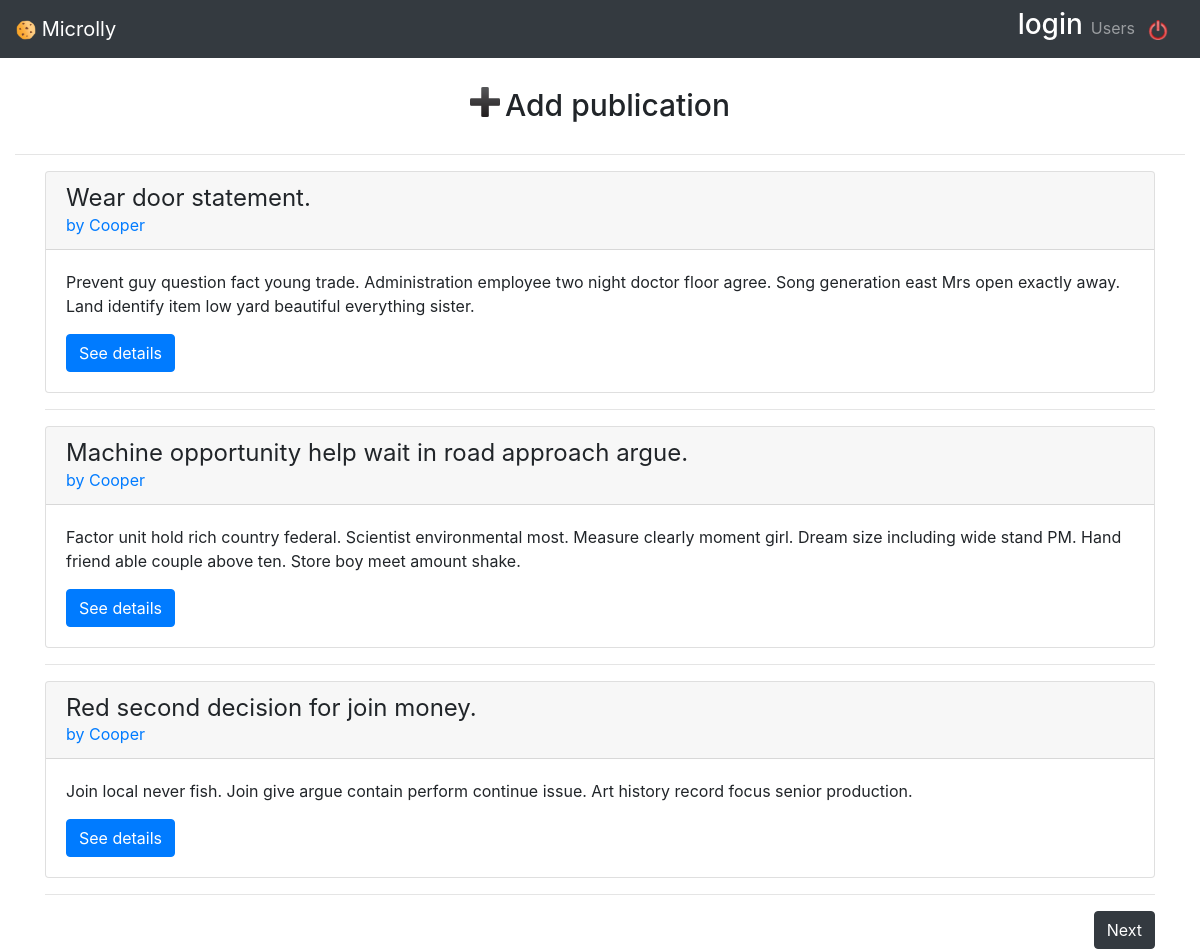
/Users/Cooper/ (signed in), run on the app's committed database.
### models.py (models this page shows)
class BaseModel(Model):
    class Meta:
        database = database

class User(BaseModel,UserMixin):
    username = CharField(max_length=20)
    password = CharField()
    first_name = CharField(max_length=20)
    last_name = CharField(max_length=20)
    email = CharField(max_length=20)
    created_at = DateTimeField(default=datetime.datetime.now)

class Publication(BaseModel):
    title = CharField(max_length=50)
    body = TextField()
    created_date = CharField(default=datetime.datetime.now)
    update_date = CharField(default=datetime.datetime.now)
    user_created = ForeignKeyField(User, backref="publications")

### app.py (the view)
@app.route('/')
@app.route('/Publications')
@app.route('/Users/<username>/') #username plutôt que id parce que c'est mieux de voir le username dans le lien
@login_required
def publication(username=None):
    if username:                          #si on lui passe un username en param
        user=User.select().where(User.username==username).get() #on sélectionne le user
        publications=Publication.select().where(Publication.user_created==user.id).order_by(Publication.created_date.desc()) #on prend la liste de ses publi
    else:                                  # si on lui passe pas de username
        publications = Publication.select().order_by(Publication.created_date.desc())  #on prend la liste de toutes les publi
    if publications.count()==0:
        flash("Aucune publication trouvée")
    return object_list('publications/list.html', publications, paginate_by=3,check_bounds=False)

### app.py (called while the page is built)
@login_manager.user_loader
def load_user(user_id):
    return User.get(user_id)

### templates/publications/list.html (shortened to what this page needs)
{% extends 'base.html' %}
{% block body %}
    {% for sub_pub in object_list | batch(1, None) %}
        <div class="card-deck">
            {% for publication in sub_pub %}
                <div class="card" style="width: 100%">
                    <div class="card-header">
                        <h4 class="my-0 font-weight-normal">{{ publication.title }}</h4>
                        <a href="{{ url_for('publication', username=publication.user_created.username) }}">by {{ publication.user_created.username }}</a>
                    </div>
                    <div class="card-body">
                        <p>{{ publication.body }}</p>
                        <a href="{{ url_for('publications_detail', id=publication.id) }}" class="btn btn-primary">See details</a>
                    </div>
                </div>
            {% endfor %}
        </div>
        <hr />
    {% endfor %}
{% if pagination.get_page_count() > page  %}
  <a href=".?page={{ page + 1 }}" style="float:right;" class="btn btn-dark" >Next</a>
{% endif %}
{% endblock %}

### templates/base.html (shortened to what this page needs)
<!DOCTYPE html>
<html>
<head>
    <link rel="stylesheet" href="https://stackpath.bootstrapcdn.com/bootstrap/4.3.1/css/bootstrap.min.css"
>
    <link rel="stylesheet" type="text/css" href="{{ url_for('static', filename='css/microlly.css') }}">
</head>
<body>
    <nav class="navbar navbar-expand-md navbar-dark bg-dark fixed-top">
        <a class="navbar-brand" href="{{ url_for('publication') }}">
            <img width="20px" height="20px" src="{{ url_for('static', filename='img/cookie.png') }}" />
            Microlly
        </a>
        <div class="navbar-collapse collapse w-100 order-3 dual-collapse2" id="navbarsExampleDefault">
            <ul class="navbar-nav ml-auto">
                {% if session['id'] %}
                <li>
                    <h3 style="color:white">{{ session['username'] }}</h3>
                </li>
                <li class="nav-item">
                    <a class="nav-link" href="{{ url_for('liste_users') }}">Users</a>
                </li>
                {% endif %}
                {% if session['id'] %}
                    <li>
                        <a class="navbar-brand" href="{{ url_for('logout') }}" style="margin-left: 5px"><img width="20px" height="20px" src="{{ url_for('static', filename='img/deconnexion.png') }}"/></a>
                    </li>
                {% endif %}
            </ul>
        </div>
    </nav>
    <div class="container-fluid">
        <div class="row justify-content-md-center">
            <a id="Add" class="btn" href="{{ url_for('publications_form') }}"><img width="30px" height="30px" src="{{ url_for('static', filename='img/Add.png') }}"/><h2 style="float:right;font-size:30px;margin-left:5px;" >Add publication</h2></a>
      </div>
      <hr>
    </div>
    <main role="main" class="container ">
        {% block body %}{% endblock %}
    </main>
</body>
</html>

### templates/base.html (style rules this page uses)
body { padding-top: 5rem; }

### data on the page
User: username "login"
Publication: title "Wear door statement.", user_created.username "Cooper", body "Prevent guy question fact young trade. Administration employee two night doctor floor agree. Song generation east Mrs open exactly away. Land identify item low yard beautiful everything sister."
Publication: title "Machine opportunity help wait in road approach argue.", user_created.username "Cooper", body "Factor unit hold rich country federal. Scientist environmental most. Measure clearly moment girl. Dream size including wide stand PM. Hand friend able couple above ten. Store boy meet amount shake."
Publication: title "Red second decision for join money.", user_created.username "Cooper", body "Join local never fish. Join give argue contain perform continue issue. Art history record focus senior production."
